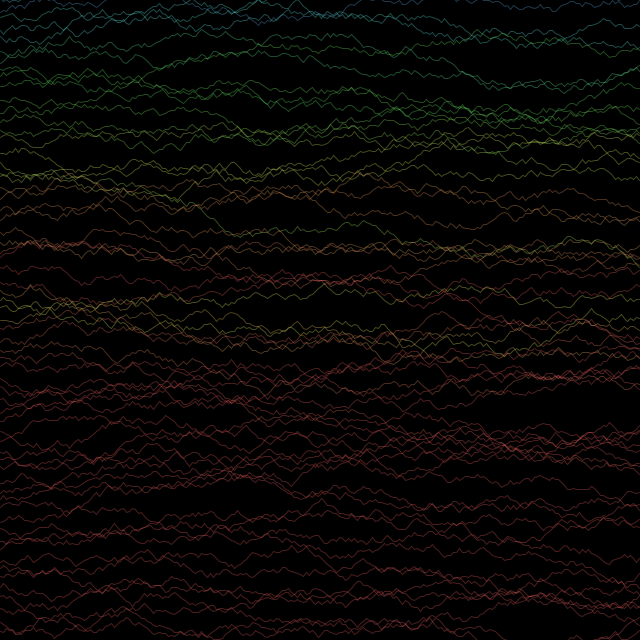
Frame 1 (no input)
Frame 60 (the mouse pressed at the canvas centre just before this capture): identical to frame 1, image omitted
Frame 120 (the mouse held since frame 60 and released just before this capture): identical to frame 1, image omitted

The Processing sketch that drew this single still picture (run headless with seeded random() and noise(); from frame 60 on, the mouse is pressed at the canvas centre):

// Processing sketch: sketch_044
// ── sketch_044.pde
void setup() {
    size(640, 640);
    colorMode(HSB, 100);
    background(0);
    noFill();
    
    int range_color = 10;
    int range_y = 4;
    float fluc_color = 50;
    float fluc_y ;

    for(int y = 0; y < height; y+=10){
        fluc_color += random(-range_color, range_color);
        stroke(fluc_color, 60, 99, 30);
        
        fluc_y = 0;
        
        beginShape();
        for(int x = 0; x <= width; x +=3){
            fluc_y += random(-range_y, range_y);
            vertex(x, y + fluc_y );
        }
        endShape();
    }
}

void draw() {
}

void keyTyped() {
    if (key == 's' || key == 'S') {
        save("screen.png");
    }
}
